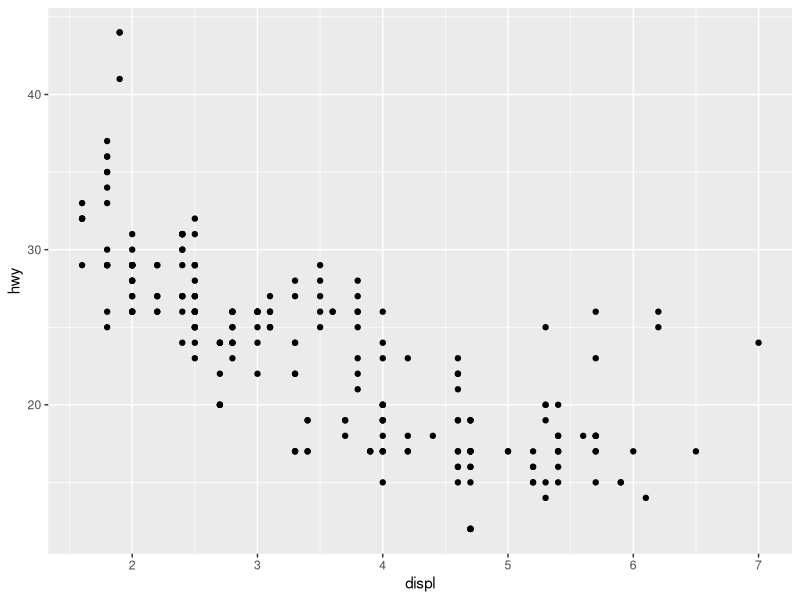
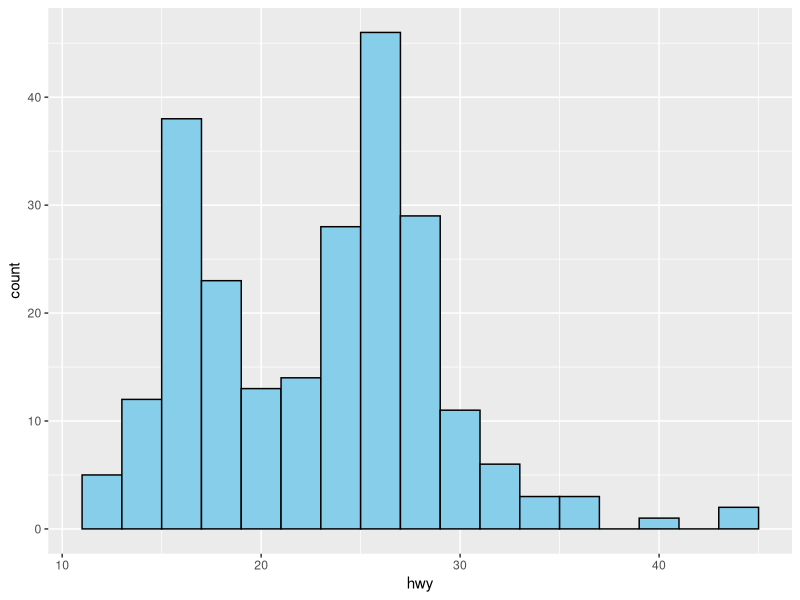
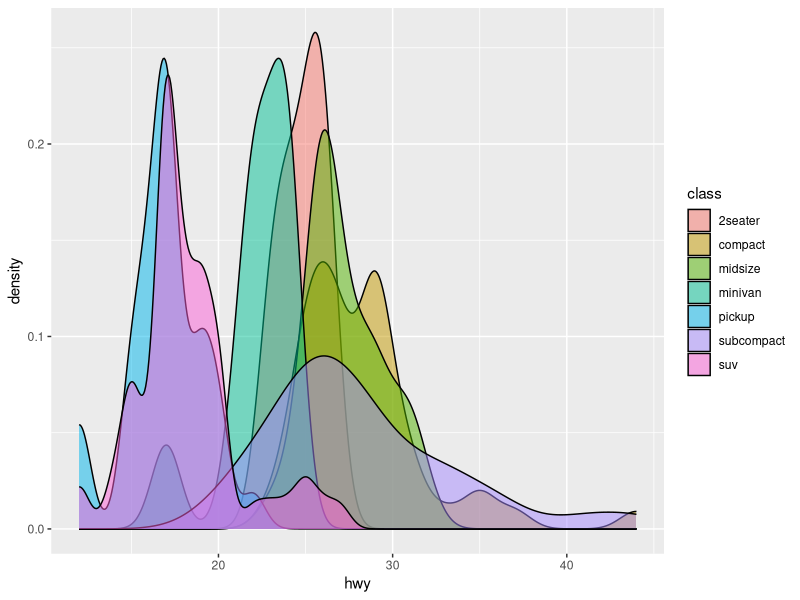
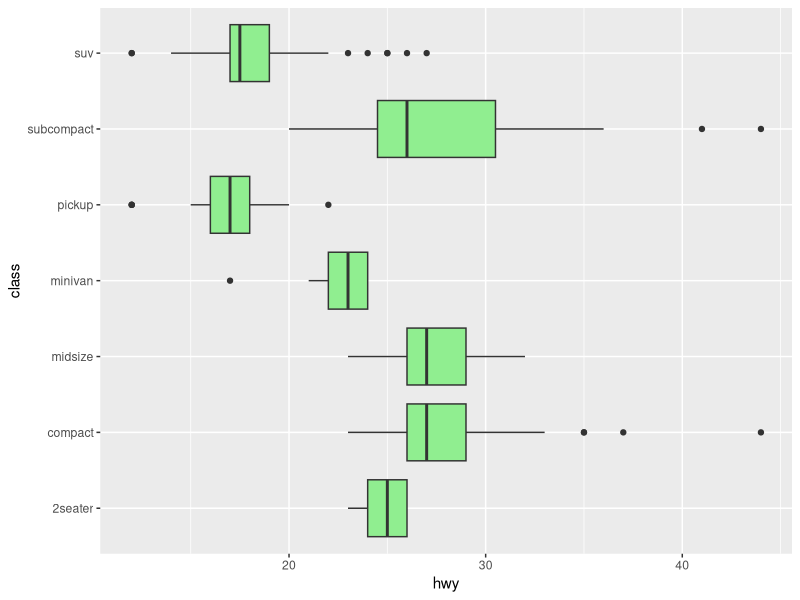
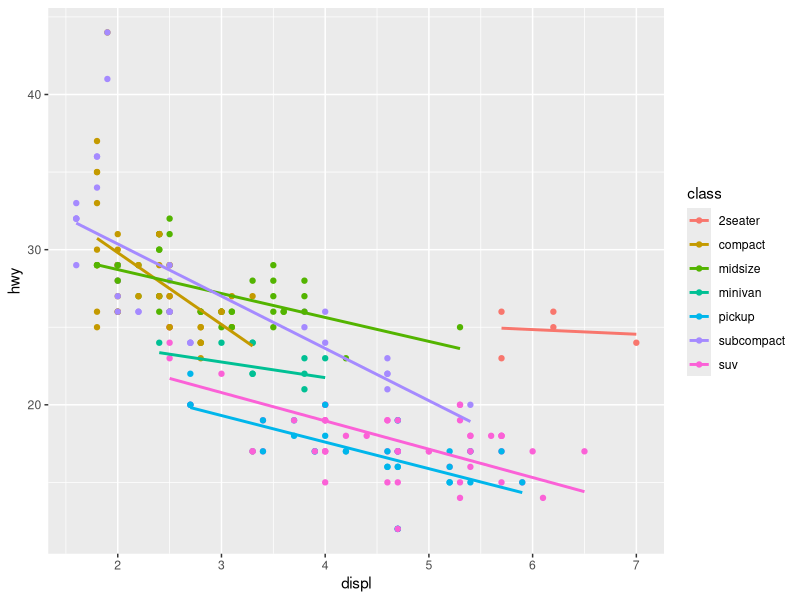
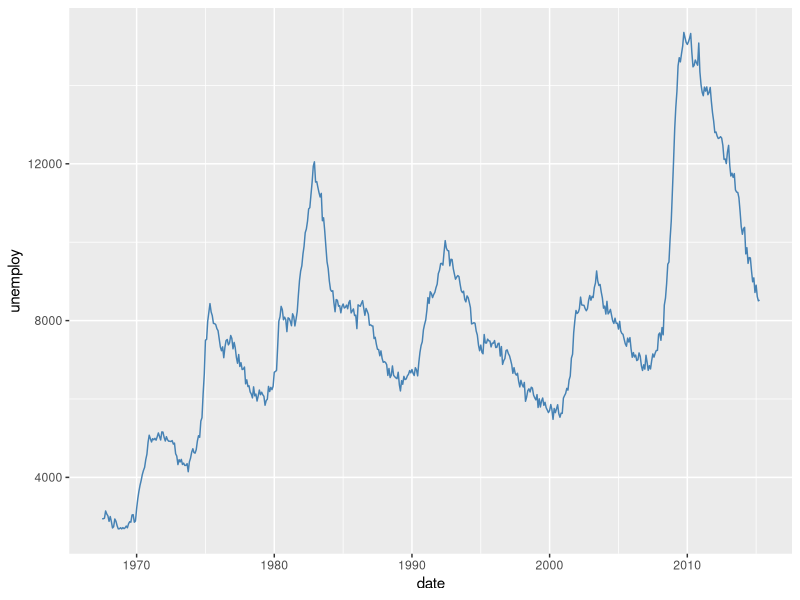
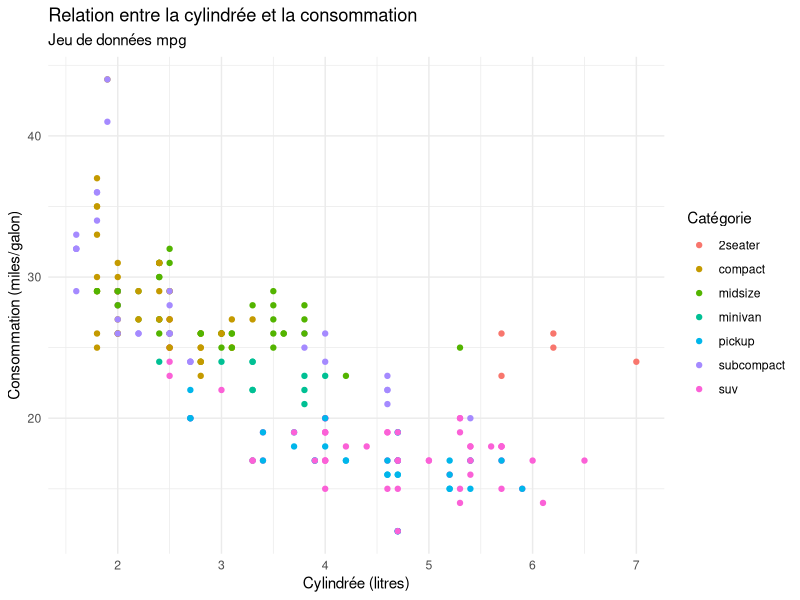
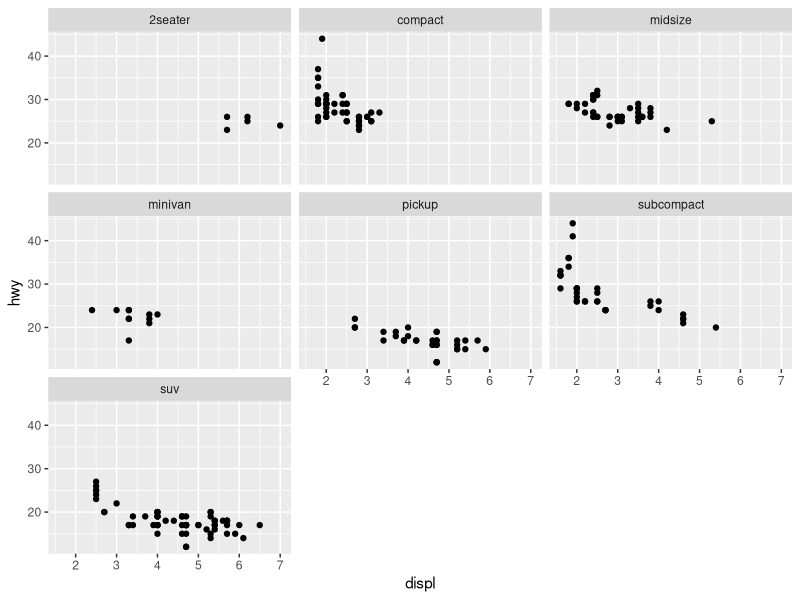

The R script that drew these images, in order:
## ---- chunk 1
library(ggplot2)

data(mpg)
ggplot(data = mpg, aes(x = displ, y = hwy)) +
  geom_point()
## ---- chunk 2
ggplot(mpg, aes(x = hwy)) +
  geom_histogram(binwidth = 2, fill = "skyblue", color = "black")
## ---- chunk 3
ggplot(mpg, aes(x = hwy, fill = class)) +
  geom_density(alpha = 0.5)
## ---- chunk 4
ggplot(mpg, aes(x = class, y = hwy)) +
  geom_boxplot(fill = "lightgreen") +
  coord_flip()
## ---- chunk 5
ggplot(mpg, aes(x = displ, y = hwy, color = class)) +
  geom_point() +
  geom_smooth(method = "lm", se = FALSE)
## ---- chunk 6
ggplot(economics, aes(x = date, y = unemploy)) +
  geom_line(color = "steelblue")
## ---- chunk 7
ggplot(mpg, aes(x = displ, y = hwy, color = class)) +
  geom_point() +
  labs(
    title = "Relation entre la cylindrée et la consommation",
    subtitle = "Jeu de données mpg",
    x = "Cylindrée (litres)",
    y = "Consommation (miles/galon)",
    color = "Catégorie"
  ) +
  theme_minimal()
## ---- chunk 8
ggplot(mpg, aes(x = displ, y = hwy)) +
  geom_point() +
  facet_wrap(~ class)
## ---- chunk 9
ggplot(mpg, aes(x = class, fill = drv)) +
  geom_bar(position = "dodge")
## ---- chunk 10
ggplot(mpg, aes(x = "", fill = class)) +
  geom_bar(width = 1) +
  coord_polar("y", start = 0)
## ---- chunk 11
data(iris)
head(iris)
